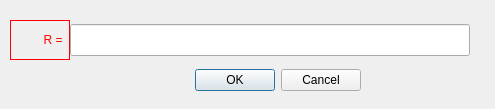
<?xml version="1.0" encoding="UTF-8"?>
<ui version="4.0">
 <class>DialogForRATE</class>
 <widget class="QDialog" name="DialogForRATE">
  <property name="geometry">
   <rect>
    <x>0</x>
    <y>0</y>
    <width>495</width>
    <height>109</height>
   </rect>
  </property>
  <property name="windowTitle">
   <string>Dialog</string>
  </property>
  <widget class="QLineEdit" name="lineEdit_rate">
   <property name="geometry">
    <rect>
     <x>70</x>
     <y>24</y>
     <width>400</width>
     <height>32</height>
    </rect>
   </property>
   <property name="sizePolicy">
    <sizepolicy hsizetype="Fixed" vsizetype="Fixed">
     <horstretch>0</horstretch>
     <verstretch>0</verstretch>
    </sizepolicy>
   </property>
   <property name="minimumSize">
    <size>
     <width>400</width>
     <height>32</height>
    </size>
   </property>
   <property name="maximumSize">
    <size>
     <width>400</width>
     <height>32</height>
    </size>
   </property>
   <property name="autoFillBackground">
    <bool>false</bool>
   </property>
   <property name="styleSheet">
    <string notr="true">userSelect: true;text-align:left;</string>
   </property>
   <property name="inputMethodHints">
    <set>Qt::ImhFormattedNumbersOnly</set>
   </property>
   <property name="maxLength">
    <number>400</number>
   </property>
  </widget>
  <widget class="QDialogButtonBox" name="buttonBox">
   <property name="geometry">
    <rect>
     <x>70</x>
     <y>64</y>
     <width>291</width>
     <height>32</height>
    </rect>
   </property>
   <property name="orientation">
    <enum>Qt::Horizontal</enum>
   </property>
   <property name="standardButtons">
    <set>QDialogButtonBox::Cancel|QDialogButtonBox::Ok</set>
   </property>
  </widget>
  <widget class="QLabel" name="label_rate">
   <property name="geometry">
    <rect>
     <x>10</x>
     <y>20</y>
     <width>60</width>
     <height>40</height>
    </rect>
   </property>
   <property name="sizePolicy">
    <sizepolicy hsizetype="Fixed" vsizetype="Fixed">
     <horstretch>0</horstretch>
     <verstretch>0</verstretch>
    </sizepolicy>
   </property>
   <property name="minimumSize">
    <size>
     <width>60</width>
     <height>40</height>
    </size>
   </property>
   <property name="maximumSize">
    <size>
     <width>60</width>
     <height>40</height>
    </size>
   </property>
   <property name="autoFillBackground">
    <bool>true</bool>
   </property>
   <property name="styleSheet">
    <string notr="true">color:red</string>
   </property>
   <property name="frameShape">
    <enum>QFrame::Panel</enum>
   </property>
   <property name="text">
    <string>R = </string>
   </property>
   <property name="textFormat">
    <enum>Qt::AutoText</enum>
   </property>
   <property name="alignment">
    <set>Qt::AlignRight|Qt::AlignTrailing|Qt::AlignVCenter</set>
   </property>
   <property name="textInteractionFlags">
    <set>Qt::NoTextInteraction</set>
   </property>
  </widget>
 </widget>
 <resources/>
 <connections/>
</ui>
